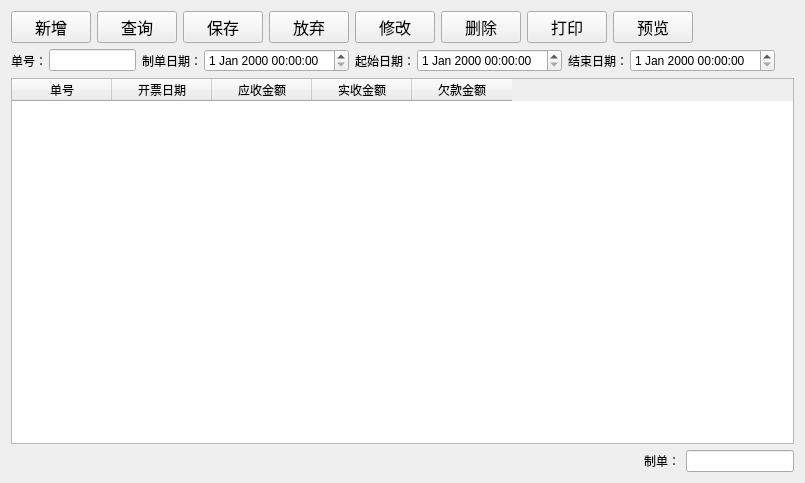
<?xml version="1.0" encoding="UTF-8"?>
<ui version="4.0">
 <class>ClinicDailyReport</class>
 <widget class="QWidget" name="ClinicDailyReport">
  <property name="geometry">
   <rect>
    <x>0</x>
    <y>0</y>
    <width>805</width>
    <height>483</height>
   </rect>
  </property>
  <property name="windowTitle">
   <string>门诊日结</string>
  </property>
  <layout class="QVBoxLayout" name="verticalLayout">
   <item>
    <layout class="QHBoxLayout" name="horizontalLayout_9">
     <item>
      <widget class="QPushButton" name="addButton">
       <property name="font">
        <font>
         <family>Agency FB</family>
         <pointsize>12</pointsize>
        </font>
       </property>
       <property name="text">
        <string>新增</string>
       </property>
      </widget>
     </item>
     <item>
      <widget class="QPushButton" name="queryButton">
       <property name="font">
        <font>
         <family>Agency FB</family>
         <pointsize>12</pointsize>
        </font>
       </property>
       <property name="text">
        <string>查询</string>
       </property>
      </widget>
     </item>
     <item>
      <widget class="QPushButton" name="saveButton">
       <property name="font">
        <font>
         <family>Agency FB</family>
         <pointsize>12</pointsize>
        </font>
       </property>
       <property name="text">
        <string>保存</string>
       </property>
      </widget>
     </item>
     <item>
      <widget class="QPushButton" name="discardButton">
       <property name="font">
        <font>
         <family>Agency FB</family>
         <pointsize>12</pointsize>
        </font>
       </property>
       <property name="text">
        <string>放弃</string>
       </property>
      </widget>
     </item>
     <item>
      <widget class="QPushButton" name="editButton">
       <property name="font">
        <font>
         <family>Agency FB</family>
         <pointsize>12</pointsize>
        </font>
       </property>
       <property name="text">
        <string>修改</string>
       </property>
      </widget>
     </item>
     <item>
      <widget class="QPushButton" name="deleteButton">
       <property name="font">
        <font>
         <family>Agency FB</family>
         <pointsize>12</pointsize>
        </font>
       </property>
       <property name="text">
        <string>删除</string>
       </property>
      </widget>
     </item>
     <item>
      <widget class="QPushButton" name="printButton">
       <property name="font">
        <font>
         <family>Agency FB</family>
         <pointsize>12</pointsize>
        </font>
       </property>
       <property name="text">
        <string>打印</string>
       </property>
      </widget>
     </item>
     <item>
      <widget class="QPushButton" name="previewButton">
       <property name="font">
        <font>
         <family>Agency FB</family>
         <pointsize>12</pointsize>
        </font>
       </property>
       <property name="text">
        <string>预览</string>
       </property>
      </widget>
     </item>
     <item>
      <spacer name="horizontalSpacer">
       <property name="orientation">
        <enum>Qt::Horizontal</enum>
       </property>
       <property name="sizeHint" stdset="0">
        <size>
         <width>40</width>
         <height>20</height>
        </size>
       </property>
      </spacer>
     </item>
    </layout>
   </item>
   <item>
    <layout class="QHBoxLayout" name="horizontalLayout_6">
     <item>
      <layout class="QHBoxLayout" name="horizontalLayout">
       <item>
        <widget class="QLabel" name="label">
         <property name="maximumSize">
          <size>
           <width>32</width>
           <height>16777215</height>
          </size>
         </property>
         <property name="text">
          <string>单号：</string>
         </property>
        </widget>
       </item>
       <item>
        <widget class="QLineEdit" name="sheetNoEdit">
         <property name="sizePolicy">
          <sizepolicy hsizetype="Preferred" vsizetype="Fixed">
           <horstretch>0</horstretch>
           <verstretch>0</verstretch>
          </sizepolicy>
         </property>
        </widget>
       </item>
      </layout>
     </item>
     <item>
      <layout class="QHBoxLayout" name="horizontalLayout_2">
       <item>
        <widget class="QLabel" name="label_2">
         <property name="maximumSize">
          <size>
           <width>56</width>
           <height>16777215</height>
          </size>
         </property>
         <property name="text">
          <string>制单日期：</string>
         </property>
        </widget>
       </item>
       <item>
        <widget class="QDateTimeEdit" name="makedateTimeEdit">
         <property name="sizePolicy">
          <sizepolicy hsizetype="Expanding" vsizetype="Fixed">
           <horstretch>0</horstretch>
           <verstretch>0</verstretch>
          </sizepolicy>
         </property>
         <property name="maximumSize">
          <size>
           <width>160</width>
           <height>16777215</height>
          </size>
         </property>
        </widget>
       </item>
      </layout>
     </item>
     <item>
      <layout class="QHBoxLayout" name="horizontalLayout_3">
       <item>
        <widget class="QLabel" name="label_3">
         <property name="maximumSize">
          <size>
           <width>56</width>
           <height>16777215</height>
          </size>
         </property>
         <property name="text">
          <string>起始日期：</string>
         </property>
        </widget>
       </item>
       <item>
        <widget class="QDateTimeEdit" name="startdateTimeEdit">
         <property name="sizePolicy">
          <sizepolicy hsizetype="Expanding" vsizetype="Fixed">
           <horstretch>0</horstretch>
           <verstretch>0</verstretch>
          </sizepolicy>
         </property>
         <property name="maximumSize">
          <size>
           <width>160</width>
           <height>16777215</height>
          </size>
         </property>
        </widget>
       </item>
      </layout>
     </item>
     <item>
      <layout class="QHBoxLayout" name="horizontalLayout_4">
       <item>
        <widget class="QLabel" name="label_4">
         <property name="maximumSize">
          <size>
           <width>56</width>
           <height>16777215</height>
          </size>
         </property>
         <property name="text">
          <string>结束日期：</string>
         </property>
        </widget>
       </item>
       <item>
        <widget class="QDateTimeEdit" name="endateTimeEdit">
         <property name="sizePolicy">
          <sizepolicy hsizetype="Expanding" vsizetype="Fixed">
           <horstretch>0</horstretch>
           <verstretch>0</verstretch>
          </sizepolicy>
         </property>
         <property name="maximumSize">
          <size>
           <width>160</width>
           <height>16777215</height>
          </size>
         </property>
        </widget>
       </item>
       <item>
        <spacer name="horizontalSpacer_2">
         <property name="orientation">
          <enum>Qt::Horizontal</enum>
         </property>
         <property name="sizeHint" stdset="0">
          <size>
           <width>40</width>
           <height>20</height>
          </size>
         </property>
        </spacer>
       </item>
      </layout>
     </item>
    </layout>
   </item>
   <item>
    <widget class="QTableWidget" name="tableWidget">
     <column>
      <property name="text">
       <string>单号</string>
      </property>
     </column>
     <column>
      <property name="text">
       <string>开票日期</string>
      </property>
     </column>
     <column>
      <property name="text">
       <string>应收金额</string>
      </property>
     </column>
     <column>
      <property name="text">
       <string>实收金额</string>
      </property>
     </column>
     <column>
      <property name="text">
       <string>欠款金额</string>
      </property>
     </column>
    </widget>
   </item>
   <item>
    <layout class="QHBoxLayout" name="horizontalLayout_10">
     <item>
      <spacer name="horizontalSpacer_4">
       <property name="orientation">
        <enum>Qt::Horizontal</enum>
       </property>
       <property name="sizeHint" stdset="0">
        <size>
         <width>40</width>
         <height>20</height>
        </size>
       </property>
      </spacer>
     </item>
     <item>
      <widget class="QLabel" name="label_7">
       <property name="text">
        <string>制单：</string>
       </property>
      </widget>
     </item>
     <item>
      <widget class="QLineEdit" name="sheetmakerEdit">
       <property name="sizePolicy">
        <sizepolicy hsizetype="Fixed" vsizetype="Fixed">
         <horstretch>0</horstretch>
         <verstretch>0</verstretch>
        </sizepolicy>
       </property>
      </widget>
     </item>
    </layout>
   </item>
  </layout>
 </widget>
 <layoutdefault spacing="6" margin="11"/>
 <resources/>
 <connections/>
</ui>
